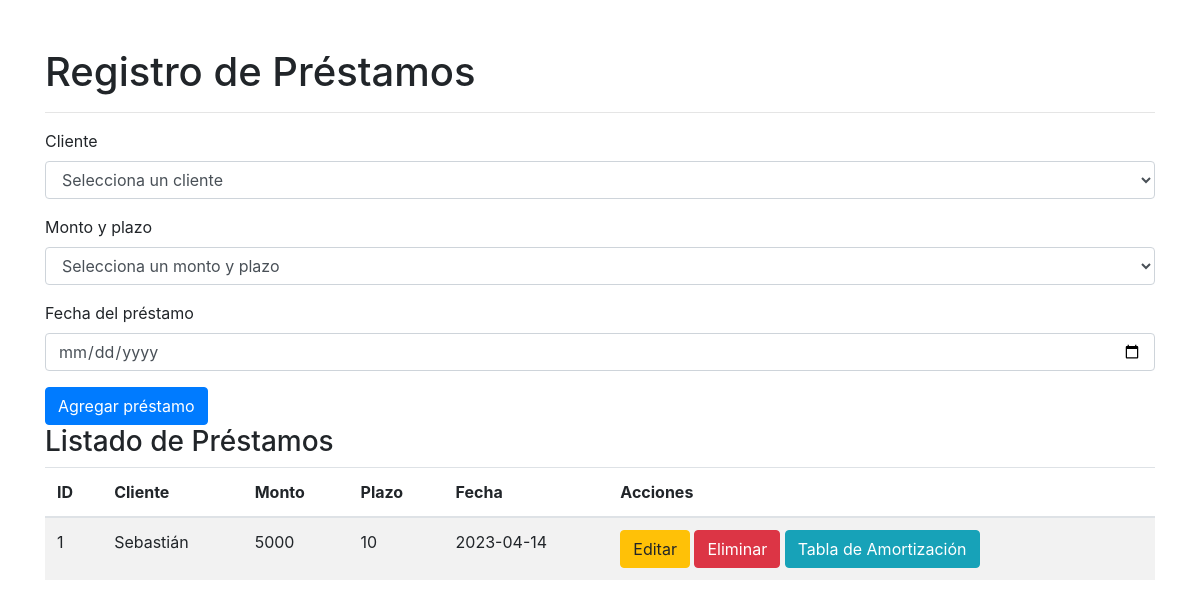
/prestamos.php, run on the app's committed database.
### tables this page shows
CREATE TABLE IF NOT EXISTS `prestamos` (
  `id` int(100) NOT NULL AUTO_INCREMENT,
  `id_cliente` int(100) NOT NULL,
  `id_monto` int(100) NOT NULL,
  `fecha` date NOT NULL,
  PRIMARY KEY (`id`),
  KEY `id_cliente` (`id_cliente`),
  KEY `id_monto` (`id_monto`)
);

CREATE TABLE IF NOT EXISTS `clientes` (
  `id` int(11) NOT NULL AUTO_INCREMENT,
  `nombre` varchar(100) NOT NULL,
  `apellido` varchar(300) NOT NULL,
  `email` varchar(100) NOT NULL,
  `telefono` varchar(10) NOT NULL,
  PRIMARY KEY (`id`)
);

CREATE TABLE IF NOT EXISTS `montos` (
  `id` int(100) NOT NULL AUTO_INCREMENT,
  `monto` decimal(65,0) NOT NULL,
  `plazo` int(8) NOT NULL,
  `tasa_interes` decimal(5,2) NOT NULL,
  PRIMARY KEY (`id`)
);

### functions.php (called while the page is built, shortened)
<?php
function getClienteById($db, $id) {
    $sql = "SELECT * FROM clientes WHERE id = :id";
    $stmt = $db->prepare($sql);
    $stmt->bindParam(':id', $id);
    $stmt->execute();
    if ($stmt->rowCount() > 0) {
        return $stmt->fetch(PDO::FETCH_ASSOC);
    } else {
        return false;
    }
}
function getMontoById($db, $id) {
    $sql = "SELECT * FROM montos WHERE id = :id";
    $stmt = $db->prepare($sql);
    $stmt->bindParam(':id', $id);
    $stmt->execute();
    if ($stmt->rowCount() > 0) {
        return $stmt->fetch(PDO::FETCH_ASSOC);
    } else {
        return false;
    }
}
function getAllPrestamos($db) {
    $sql = "SELECT * FROM prestamos";
    $stmt = $db->prepare($sql);
    $stmt->execute();
    return $stmt->fetchAll(PDO::FETCH_ASSOC);
}
?>

### prestamos.php (the view, shortened to what this page needs)
<!DOCTYPE html>
<html lang="en">
<head>
    <link href="https://maxcdn.bootstrapcdn.com/bootstrap/4.5.2/css/bootstrap.min.css" rel="stylesheet">
</head>
<?php
include_once 'config.php';
include_once 'functions.php';
?>
<body>
    <div class="container">
        <h1 class="mt-5">Registro de Préstamos</h1>
        <hr>
        <form action="crear_prestamo.php" method="post">
    <div class="form-group">
        <label for="cliente">Cliente</label>
        <select name="id_cliente" id="cliente" class="form-control" required>
            <option value="">Selecciona un cliente</option>
        </select>
    </div>
    <div class="form-group">
        <label for="monto">Monto y plazo</label>
        <select name="id_monto" id="monto" class="form-control" required>
            <option value="">Selecciona un monto y plazo</option>
        </select>
    </div>
    <div class="form-group">
        <label for="fecha">Fecha del préstamo</label>
        <input type="date" name="fecha" id="fecha" class="form-control" required>
    </div>
    <button type="submit" class="btn btn-primary">Agregar préstamo</button>
</form>
        <h3>Listado de Préstamos</h3>
        <table class="table table-striped">
            <thead>
                <tr>
                    <th>ID</th>
                    <th>Cliente</th>
                    <th>Monto</th>
                    <th>Plazo</th>
                    <th>Fecha</th>
                    <th>Acciones</th>
                </tr>
            </thead>
            <tbody>
                <?php
                $prestamos = getAllPrestamos($db);
                foreach ($prestamos as $prestamo) {
                    $cliente = getClienteById($db, $prestamo['id_cliente']);
                    $monto = getMontoById($db, $prestamo['id_monto']);
                ?>
                <tr>
                    <td><?php echo $prestamo['id']; ?></td>
                    <td><?php echo $cliente['nombre']; ?></td>
                    <td><?php echo $monto['monto']; ?></td>
                    <td><?php echo $monto['plazo']; ?></td>
                    <td><?php echo $prestamo['fecha']; ?></td>
                    <td>
            <a href="editar_prestamo.php?id=<?php echo $prestamo['id']; ?>" class="btn btn-warning">Editar</a>
            <a href="eliminar_prestamo.php?id=<?php echo $prestamo['id']; ?>" class="btn btn-danger" onclick="return confirm('¿Estás seguro de que deseas eliminar este préstamo?');">Eliminar</a>
            <a href="tabla_amortizacion.php?id=<?php echo $prestamo['id']; ?>" class="btn btn-info">Tabla de Amortización</a>
                    </td>
                </tr>
                <?php } ?>
            </tbody>
        </table>
    </div>
</body>
</html>

### data on the page
prestamos: id "1", id_cliente.nombre "Sebastián", id_monto.monto "5000", id_monto.plazo "10", fecha "2023-04-14"
